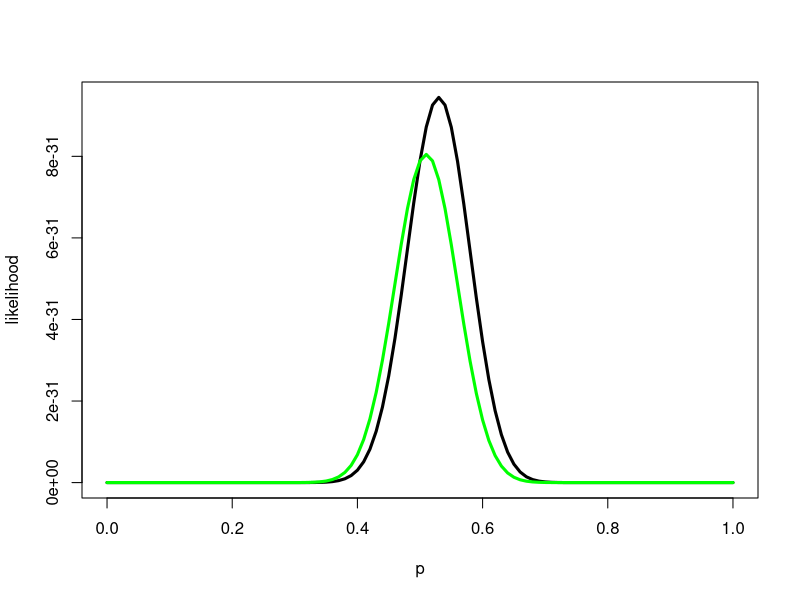
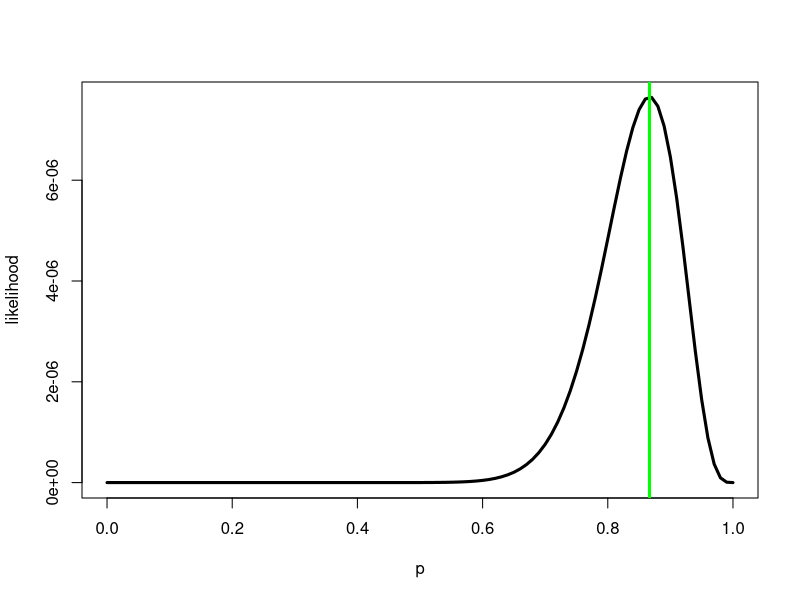
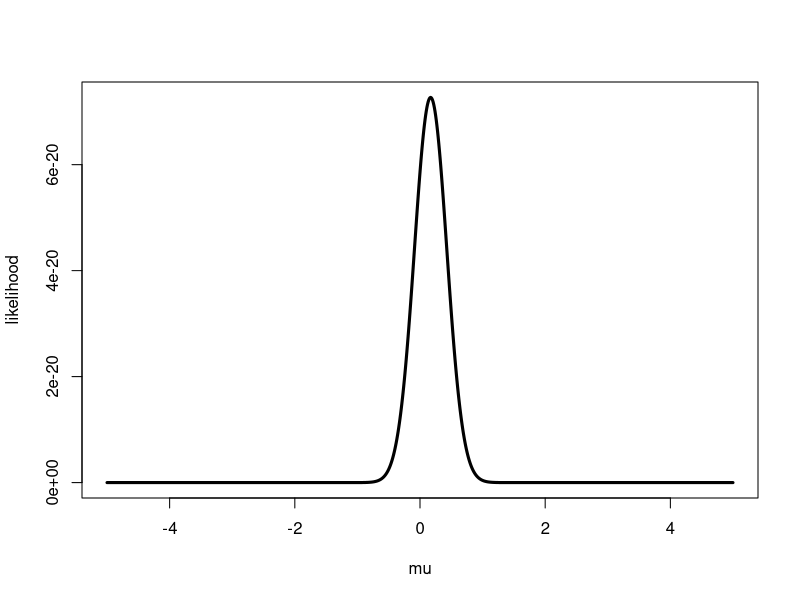
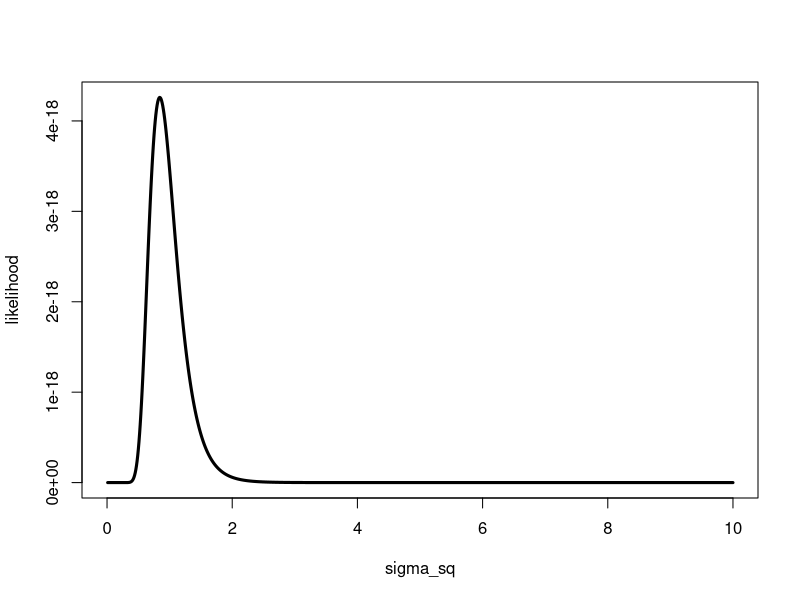

The R source for these figures, in order:
# Likelihood inference


# Bernoulli (i.e., "coin toss") likelihood function
L = function( p, x)  return( p^sum(x) * (1-p)^sum(1 - x) )
L = Vectorize( L, vectorize.args="p")

# Input data from the coin toss experiment
x_pseudo = c( 1, 1, 0, 1, 0, 1, 0, 0, 0, 1,
	            1, 0, 0, 1, 0, 1, 1, 1, 1, 1,
							0, 0, 0, 0, 1, 0, 0, 0, 1, 1,
							0, 1, 0, 1, 1, 1, 1, 0, 1, 1,
							0, 0, 0, 0, 0, 0, 1, 1, 0, 1,
							1, 0, 0, 1, 0, 1, 0, 1, 1, 0,
							1, 0, 0, 1, 1, 0, 1, 0, 1, 1,
							1, 0, 0, 1, 0, 0, 1, 0, 0, 1,
							0, 1, 0, 1, 0, 0, 1, 0, 0, 0, 
							1, 1, 1, 1, 1, 1, 1, 0, 0, 1)

x_real =   c( 1, 1, 1, 0, 0, 0, 1, 1, 0, 1, 
              1, 1, 1, 1, 1, 0, 0, 1, 1, 0,
              1, 0, 0, 0, 0, 0, 1, 1, 1, 0,
              0, 0, 0, 1, 0, 1, 0, 0, 1, 0,
              0, 0, 1, 0, 0, 1, 1, 1, 0, 0, 
              0, 1, 0, 0, 1, 0, 1, 0, 1, 1, 
              1, 1, 0, 1, 1, 0, 1, 0, 1, 1, 
              0, 1, 1, 0, 0, 1, 0, 1, 0, 1, 
              1, 1, 1, 1, 1, 1, 1, 1, 1, 0,
              1, 0, 1, 0, 0, 0, 1, 0, 0, 0)

# Which observed data has a higher likelihood consistent with p=.5?
L( .5, x_pseudo)
L( .5, x_real)

# Plot the likelihood for both data sets over a grid of values of p to determine
# value most consistent with the data
p_grid = seq( 0, 1, by=.01)
plot( p_grid, L( p_grid, x_real), xlab="p", ylab="likelihood", type="l",lwd=3)
lines( p_grid, L( p_grid, x_pseudo), col="green", lwd=3)

# Next, generate synthetic coin tosses for different values of p
n = 30
x = (runif(n) < .9)
#x = (runif(n) < .1)
#x = (runif(n) < .9)

p_grid = seq( 0, 1, by=.01)
plot( p_grid, L( p_grid, x), xlab="p", ylab="likelihood", type="l", lwd=3)
p_hat = mean(x)
abline( v=p_hat, col="green", lwd=3)


# How about the likelihood function for Gaussian data?
n = 30
mu = 0
sigma_sq = 2
x = rnorm( n=n, mean=mu, sd=sqrt(sigma_sq))

L = function( mu, sigma_sq, x){
	return( prod(exp(-.5*(x - mu)^2/sigma_sq) / sqrt(2 * pi * sigma_sq)) )
	# Note that this is equivalent to:
	# prod( dnorm( x, mean=mu, sd=sqrt(sigma_sq))
}


# Assume that sigma^2 is fixed, and plot over a grid of mu values
L_mu_vec = Vectorize( L, vectorize.args="mu")
mu_grid = seq( -5, 5, by=.01)
plot( mu_grid, L_mu_vec( mu=mu_grid, sigma=sigma_sq, x), xlab="mu", 
      ylab="likelihood", type="l", lwd=3)
#mu_hat = mean(x)
#abline( v=mu_hat, col="green", lwd=3)


# Assume that mu is fixed, and plot over a grid of sigma^2 values
L_sigma_sq_vec = Vectorize( L, vectorize.args="sigma_sq")
sigma_sq_grid = seq( 0, 10, by=.01)
plot( sigma_sq_grid, L_sigma_sq_vec( mu=mu, sigma_sq=sigma_sq_grid, x), 
      xlab="sigma_sq", ylab="likelihood", type="l", lwd=3)
#sigma_sq_hat = mean((x - mean(x))^2)
#abline( v=sigma_sq_hat, col="green", lwd=3)







